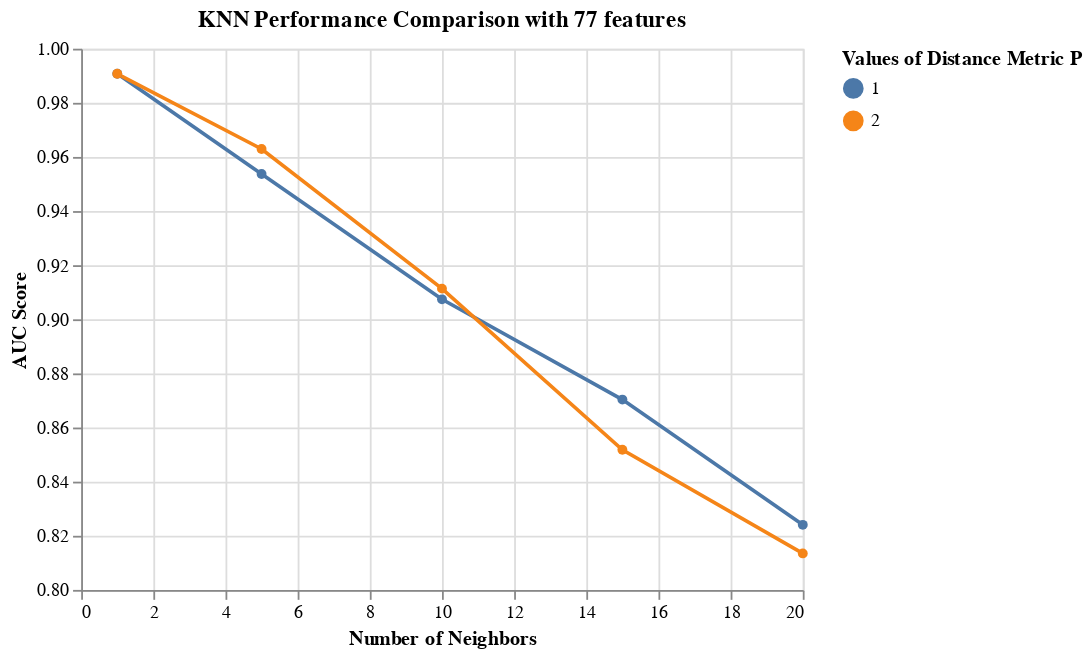

This figure's notebook cell:
### Code cell
import altair as alt
results_KNN_77_Features = results_KNN[results_KNN['rfi_fs__n_features_'] == 77.0]

alt.Chart(results_KNN_77_Features, 
          title='KNN Performance Comparison with 77 features'
         ).mark_line(point=True).encode(
    alt.X('knn__n_neighbors', title='Number of Neighbors'),
    alt.Y('mean_score', title='AUC Score', scale=alt.Scale(zero=False)),
    alt.Color('knn__p:N', title='Values of Distance Metric P')
)

### Figure 1 — Vega-Lite specification as saved in the notebook (floating-point values rounded to 4 significant figures)
{"config": {"view": {"continuousWidth": 400, "continuousHeight": 300}}, "data": {"name": "data-25d6522950d79f04803583cdae28b7e9"}, "mark": {"type": "line", "point": true}, "encoding": {"color": {"type": "nominal", "field": "knn__p", "title": "Values of Distance Metric P"}, "x": {"type": "quantitative", "field": "knn__n_neighbors", "title": "Number of Neighbors"}, "y": {"type": "quantitative", "field": "mean_score", "scale": {"zero": false}, "title": "AUC Score"}}, "title": "KNN Performance Comparison with 77 features", "$schema": "https://vega.github.io/schema/vega-lite/v4.8.1.json", "datasets": {"data-25d6522950d79f04803583cdae28b7e9": [{"mean_score": 0.9907, "std_score": 0.006754, "max_score": 1.0, "min_score": 0.9801, "knn__n_neighbors": 1.0, "knn__p": 1.0, "rfi_fs__n_features_": 77.0}, {"mean_score": 0.9907, "std_score": 0.008983, "max_score": 1.0, "min_score": 0.9801, "knn__n_neighbors": 1.0, "knn__p": 2.0, "rfi_fs__n_features_": 77.0}, {"mean_score": 0.9629, "std_score": 0.01159, "max_score": 0.9803, "min_score": 0.947, "knn__n_neighbors": 5.0, "knn__p": 2.0, "rfi_fs__n_features_": 77.0}, {"mean_score": 0.9537, "std_score": 0.01114, "max_score": 0.9737, "min_score": 0.9404, "knn__n_neighbors": 5.0, "knn__p": 1.0, "rfi_fs__n_features_": 77.0}, {"mean_score": 0.9113, "std_score": 0.02958, "max_score": 0.9408, "min_score": 0.8543, "knn__n_neighbors": 10.0, "knn__p": 2.0, "rfi_fs__n_features_": 77.0}, {"mean_score": 0.9074, "std_score": 0.01738, "max_score": 0.9276, "min_score": 0.8808, "knn__n_neighbors": 10.0, "knn__p": 1.0, "rfi_fs__n_features_": 77.0}, {"mean_score": 0.8703, "std_score": 0.03629, "max_score": 0.9073, "min_score": 0.8079, "knn__n_neighbors": 15.0, "knn__p": 1.0, "rfi_fs__n_features_": 77.0}, {"mean_score": 0.8518, "std_score": 0.03356, "max_score": 0.8882, "min_score": 0.7881, "knn__n_neighbors": 15.0, "knn__p": 2.0, "rfi_fs__n_features_": 77.0}, {"mean_score": 0.824, "std_score": 0.03533, "max_score": 0.8543, "min_score": 0.7616, "knn__n_neighbors": 20.0, "knn__p": 1.0, "rfi_fs__n_features_": 77.0}, {"mean_score": 0.8135, "std_score": 0.03257, "max_score": 0.8543, "min_score": 0.755, "knn__n_neighbors": 20.0, "knn__p": 2.0, "rfi_fs__n_features_": 77.0}]}}
